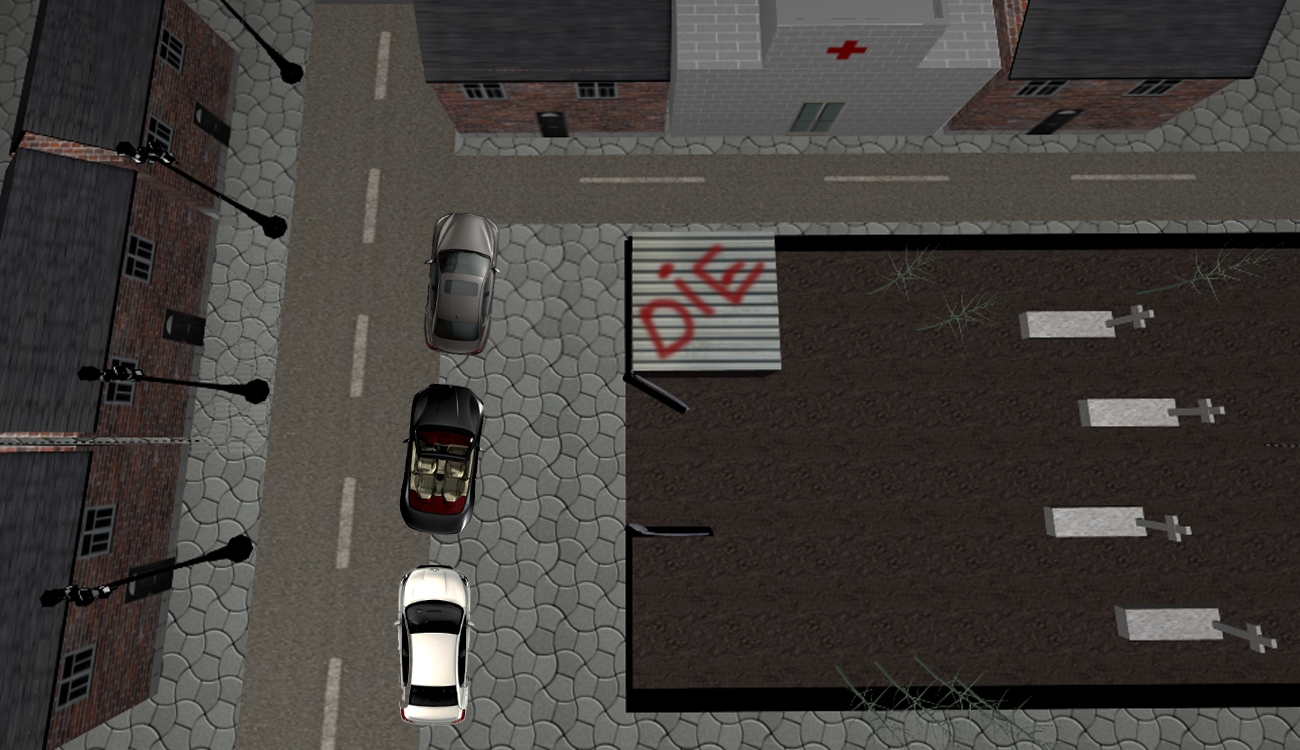

A level layout from a 2D game, rendered from its tile map. Below: a short description, then the map file with tile-grid data replaced by summaries:
An orthogonal 52x30 tile map with 25x25 px tiles, 2 tile layers (suelo, superior), 1 hidden layer not drawn.

<map version="1.0" orientation="orthogonal" renderorder="right-down" width="52" height="30" tilewidth="25" tileheight="25" nextobjectid="1">
 <tileset firstgid="1" name="mapa3" tilewidth="25" tileheight="25">
  <image source="resources/nivel3.png" width="1300" height="750" />
 </tileset>
 <layer name="suelo" width="52" height="30">
  <data>[1560 cells, 1560 non-empty, 1560 distinct tile ids]</data>
 </layer>
 <layer name="colisiones" width="52" height="30" visible="0">
  <data>[1560 cells, 714 non-empty, 3 distinct tile ids]</data>
 </layer>
 <layer name="superior" width="52" height="30">
  <data>[1560 cells, 57 non-empty, 57 distinct tile ids]</data>
 </layer>
</map>